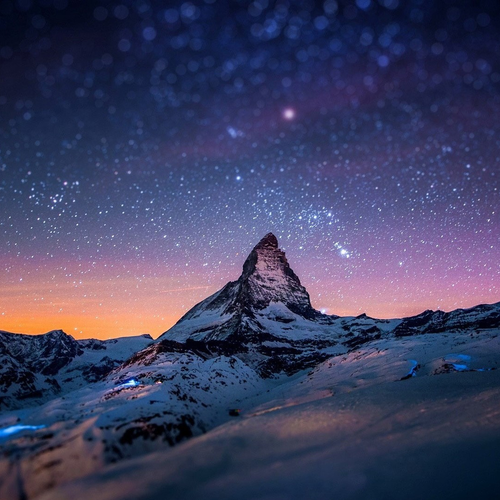
#> input picture Второй семестр/Анализ и кодирование/2kod/kartinka.bmp, 500 x 500 px
$ python 'laba2 (1).py'
#> lines starting #> are read from the running program, lines starting #| are printed output that depends on the picture; after the words box and inside, x2 and y2 are one past the last pixel; in counts of white or black regions, pixels touching at a corner belong together
import struct
import cv2
import numpy as np

#Задание 1

bmp = open('file.bmp', 'rb')
print('Type:', bmp.read(2).decode())
print('Size: %s' % struct.unpack('I', bmp.read(4)))
print('Reserved 1: %s' % struct.unpack('H', bmp.read(2)))
print('Reserved 2: %s' % struct.unpack('H', bmp.read(2)))
print('Offset: %s' % struct.unpack('I', bmp.read(4)))
print('DIB Header Size: %s' % struct.unpack('I', bmp.read(4)))
print('Width: %s' % struct.unpack('I', bmp.read(4)))
print('Height: %s' % struct.unpack('I', bmp.read(4)))
print('Colour Planes: %s' % struct.unpack('H', bmp.read(2)))
print('Bits per Pixel: %s' % struct.unpack('H', bmp.read(2)))
print('Compression Method: %s' % struct.unpack('I', bmp.read(4)))
print('Raw Image Size: %s' % struct.unpack('I', bmp.read(4)))
print('Horizontal Resolution: %s' % struct.unpack('I', bmp.read(4)))
print('Vertical Resolution: %s' % struct.unpack('I', bmp.read(4)))
print('Number of Colours: %s' % struct.unpack('I', bmp.read(4)))
print('Important Colours: %s' % struct.unpack('I', bmp.read(4)))


#Задание 2
gray_image = cv2.imread(r'kartinka.bmp', cv2.IMREAD_GRAYSCALE)
#> gray_image: shape (500, 500); min 0, max 253, mean 68.9
color_image = cv2.imread(r'RGB_Colour_Model.bmp')
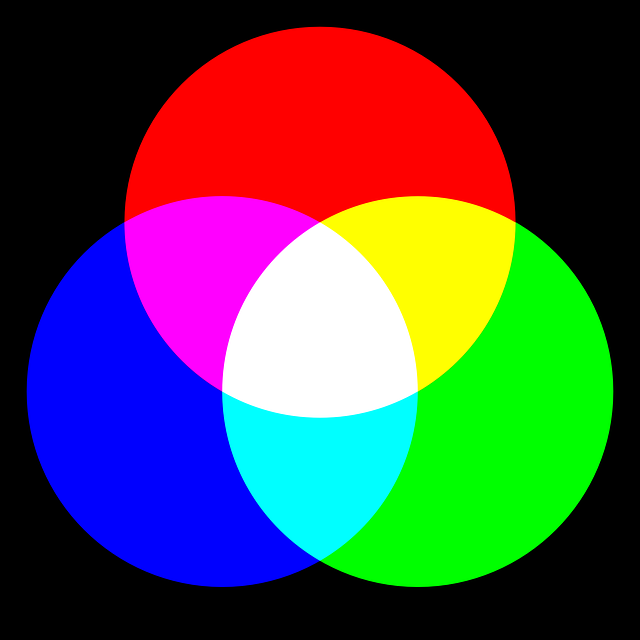
#> input picture Второй семестр/Анализ и кодирование/2kod/RGB_Colour_Model.bmp, 640 x 640 px
#> color_image is the input picture: shape (640, 640, 3); mean B, G, R 74.7, 74.7, 74.8
cv2.imshow('Color all', color_image)
cv2.imshow('Gray all', gray_image)

r1 = cv2.bitwise_and(color_image,(255, 0, 0))
r2 = cv2.bitwise_and(color_image,(0, 255, 0))
r3 = cv2.bitwise_and(color_image,(0, 0, 255))
cv2.imshow('1', r1)
cv2.imshow('2', r2)
cv2.imshow('3', r3)
# cv2.waitKey(0)
#Задание 3
resultImg1g = cv2.bitwise_and(gray_image, (128))
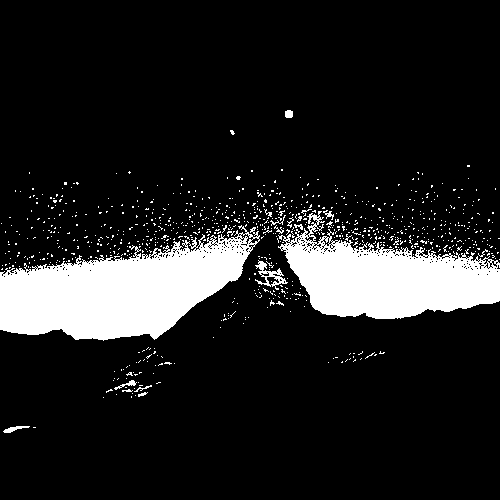
#> resultImg1g: shape (500, 500); values 0 (black) and 128 (white), 13.1% white; 851 white regions (834 under 20 px), largest, box (x1, y1, x2, y2) and area: (0, 225, 260, 341) 16896, (278, 211, 500, 319) 12756, (255, 260, 288, 290) 310
resultImg2g = cv2.bitwise_and(gray_image, (64))
#> resultImg2g: shape (500, 500); values 0 (black) and 64 (white), 30.8% white; 976 white regions (925 under 20 px), largest, box (x1, y1, x2, y2) and area: (0, 105, 500, 276) 46148, (0, 287, 264, 493) 12432, (160, 266, 488, 460) 12225
resultImg3g = cv2.bitwise_and(gray_image, (32))
#> resultImg3g: shape (500, 500); values 0 (black) and 32 (white), 53% white; 1521 black regions (1447 under 20 px), largest, box (x1, y1, x2, y2) and area: (0, 222, 500, 493) 43803, (0, 105, 500, 246) 27831, (0, 0, 500, 119) 25142
resultImg4g = cv2.bitwise_and(gray_image, (16))
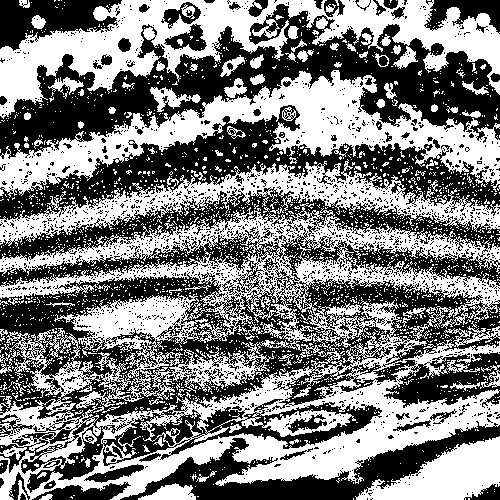
#> resultImg4g: shape (500, 500); values 0 (black) and 16 (white), 50% white; 2164 white regions (2063 under 20 px), largest, box (x1, y1, x2, y2) and area: (0, 203, 500, 500) 58528, (0, 0, 500, 119) 19913, (0, 70, 500, 198) 18493
resultImg5g = cv2.bitwise_and(gray_image, (8))
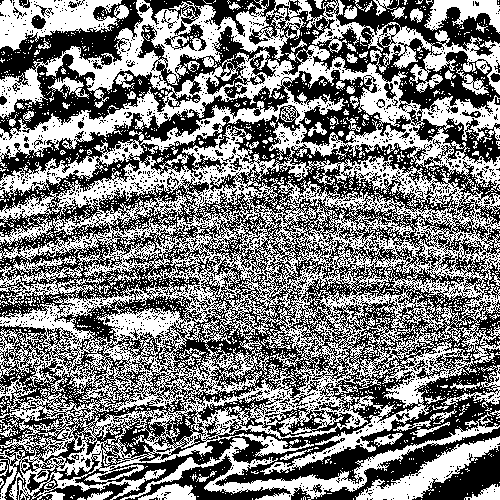
#> resultImg5g: shape (500, 500); values 0 (black) and 8 (white), 49.2% white; 1869 white regions (1790 under 20 px), largest, box (x1, y1, x2, y2) and area: (0, 0, 500, 500) 100384, (120, 412, 500, 500) 4254, (0, 0, 129, 51) 3523
resultImg6g = cv2.bitwise_and(gray_image, (4))
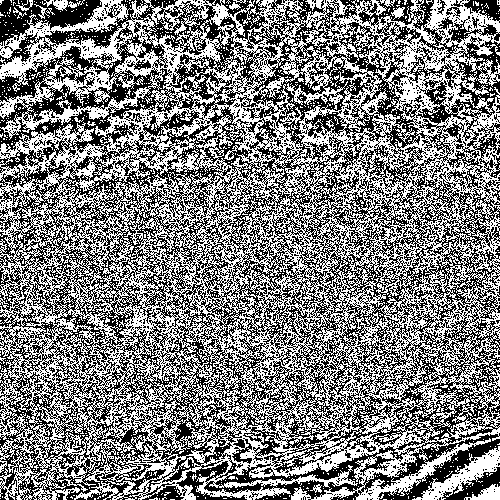
#> resultImg6g: shape (500, 500); values 0 (black) and 4 (white), 49.9% white in thin lines or dots
resultImg7g = cv2.bitwise_and(gray_image, (2))
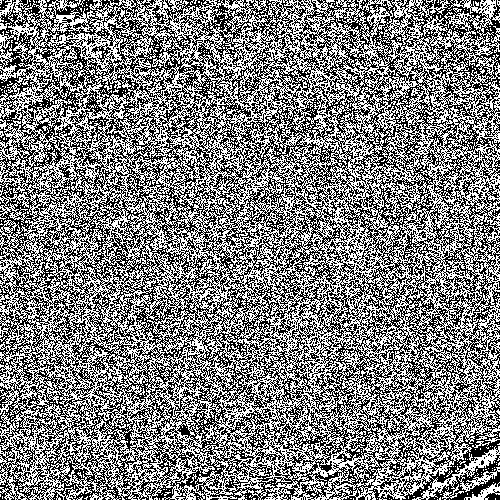
#> resultImg7g: shape (500, 500); values 0 (black) and 2 (white), 50.1% white; black in thin lines or dots
resultImg8g = cv2.bitwise_and(gray_image, (1))
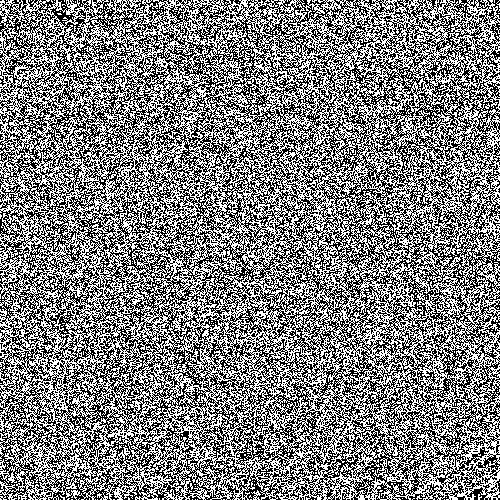
#> resultImg8g: shape (500, 500); values 0 (black) and 1 (white), 50.1% white; black in thin lines or dots

cv2.imshow('bitwise1g', resultImg1g)
cv2.imshow('bitwise2g', resultImg2g)
cv2.imshow('bitwise3g', resultImg3g)
cv2.imshow('bitwise4g', resultImg4g)
cv2.imshow('bitwise5g', resultImg5g)
cv2.imshow('bitwise6g', resultImg6g)
cv2.imshow('bitwise7g', resultImg7g)
cv2.imshow('bitwise8g', resultImg8g)

cv2.waitKey(0)
